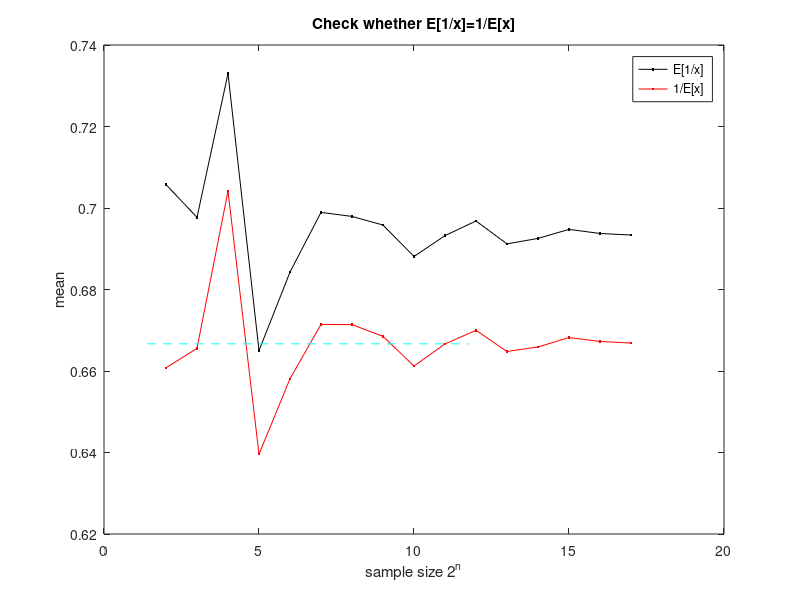

This chart was generated by the following MATLAB code:
% Exercise 4 of Chp.2
% Generation of uniform data and computation of the 1/E[x] and E[1/x].
pridir = 'C:\MyFiles\Teach\DataAnalysis\Figures\';
pritxt = 'example2_4';
a = 1; 
b = 2; % The edges of the interval for the uniform distribution 
nV = 2.^[2:17]';

m = (a+b)/2;
nn = length(nV);
mxM = NaN*ones(nn,2);
for in=1:nn
    n = nV(in);
    fprintf('%d.',n);
    xV = a + (b-a).*rand(n,1);
    mxM(in,1) = mean(1./xV);
    mxM(in,2) = 1/mean(xV);
end
fprintf('\n');
figure(1)
clf
plot(log2(nV),mxM(:,1),'.-k')
hold on
plot(log2(nV),mxM(:,2),'.-r')
plot([log(nV(1)) log(nV(nn))],(1/m)*[1 1],'--c')
legend('E[1/x]','1/E[x]')
xlabel('sample size 2^n')
ylabel('mean')
title('Check whether E[1/x]=1/E[x]')
eval(['print -depsc ',pridir,pritxt,'.eps'])
